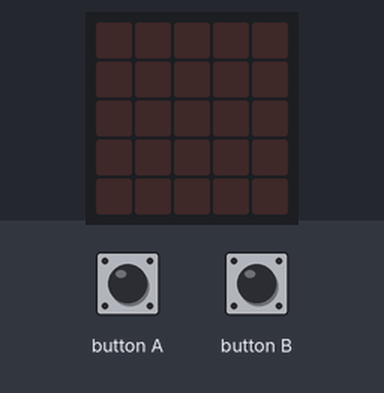
The program below on a simulated BBC micro:bit (MakeCode). Shown: the board's 5×5 LED display. The test bench sets the inputs (shaded band).

Above: at 1.2 s.
1.3 s: button B pressed for 0.15 s
At 1.65 s:
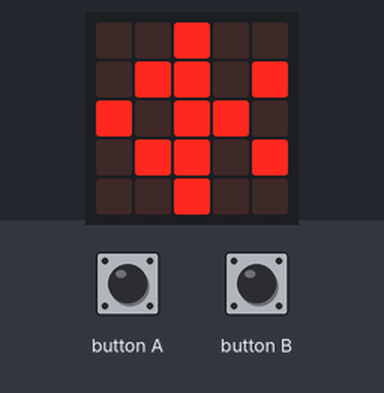
At 2.05 s:
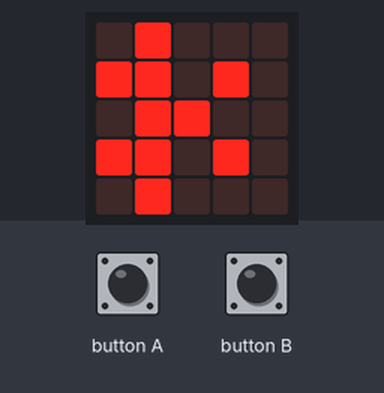
Timing chart, 0 to 4.3 s (numbered marks = the images above; inputs shaded):
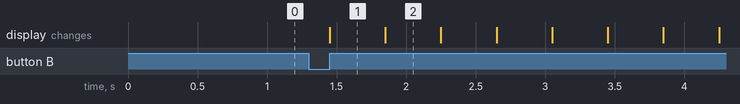

The program:

main.ts
```typescript
input.onButtonPressed(Button.A, function () {
    for (let index = 0; index < 9; index++) {
        basic.showIcon(IconNames.Duck)
        basic.showLeds(`
            . . . . .
            . # # . .
            # # # . .
            . # # # #
            . # # # .
            `)
    }
})
input.onButtonPressed(Button.B, function () {
    for (let index = 0; index < 9; index++) {
        basic.showLeds(`
            . . # . .
            . # # . #
            # . # # .
            . # # . #
            . . # . .
            `)
        basic.showLeds(`
            . # . . .
            # # . # .
            . # # . .
            # # . # .
            . # . . .
            `)
        basic.showLeds(`
            # . . . .
            # . # . .
            # # . . .
            # . # . .
            # . . . .
            `)
        basic.showLeds(`
            . . . . .
            . # . . .
            # . . . .
            . # . . .
            . . . . .
            `)
        basic.showLeds(`
            . . . . .
            # . . . .
            . . . . .
            # . . . .
            . . . . .
            `)
    }
})
```

test.ts
```typescript
// 在此处测试；当此软件包作为插件使用时，将不会编译此软件包。
```

Measured:
- after the input at 1.3 s, the display: changes after 0.15 s (image 1)
- what the display in image 1 shows lasts 0.4 s, from 1.5 s to 1.9 s
